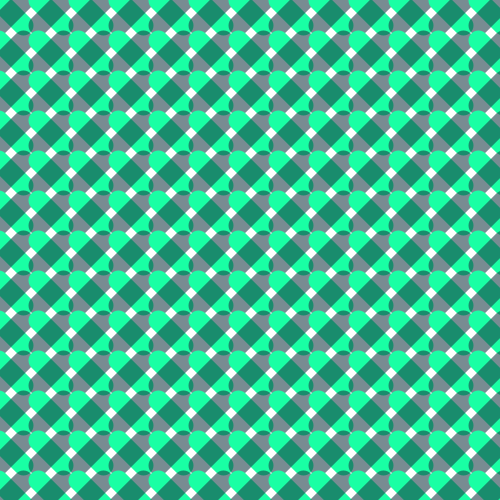
Frame 1 (no input)
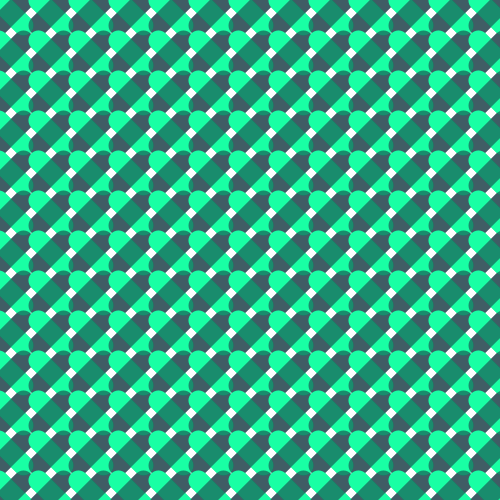
Frame 2 (the mouse pressed at the canvas centre, redrawn once)

The Processing sketch that drew these frames (run headless with seeded random() and noise(); the mouse was pressed at the canvas centre and the sketch redrawn once):

// Processing sketch: processing_82172
// ── processing_82172.pde

void setup () {
  size(500, 500);
  background(255);
  smooth();
}
//décliner des traits sur une longueur
void draw()
{
  noFill();
  for (int posx =-2; posx<width; posx = posx+40)
  {
    for (int posY=0; posY<height; posY = posY+40)
    {
      strokeWeight(20);
      stroke(25,460,164);
      line(posx,posY,posx+25,posY+25);
      //traits de l'autre sens
      stroke(25,60,69,150);
      line(posx,posY+25,posx+25,posY);
      stroke(25,460,264);
    }
  }
  noLoop();
}
